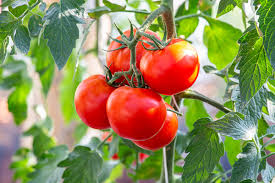
#> input picture PAI LAB TASK5/Tomatoes.jpg, 275 x 183 px
$ jupyter execute Grayscaling.ipynb
#> lines starting #> are read from the running program, lines starting #| are printed output that depends on the picture
[cell 1]
import cv2

image = cv2.imread('Tomatoes.jpg')
#> image is the input picture: shape (183, 275, 3); mean B, G, R 89.5, 139.3, 144.8

gray_image = cv2.cvtColor(image, cv2.COLOR_BGR2GRAY)
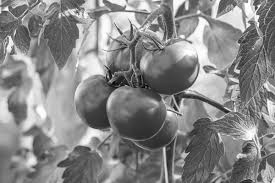
#> gray_image: shape (183, 275); min 1, max 255, mean 135.3

cv2.imshow('Grayscale', gray_image)
cv2.waitKey(0)
cv2.destroyAllWindows()

[cell 2]
import cv2

img = cv2.imread('Tomatoes.jpg', 0)
#> img: shape (183, 275); min 0, max 255, mean 135.2

cv2.imshow('Tomatoes.jpg', img)
cv2.waitKey(0)
cv2.destroyAllWindows()

[cell 3]
import cv2

img_weighted = cv2.imread('Tomatoes.jpg')
rows, cols = img_weighted.shape[:2]
#> rows = 183; cols = 275

for i in range(rows):
    for j in range(cols):
        gray = 0.2989 * img_weighted[i, j][2] + 0.5870 * img_weighted[i, j][1] + 0.1140 * img_weighted[i, j][0]
        img_weighted[i, j] = [gray, gray, gray]

cv2.imshow('Grayscale Image (Weighted)', img_weighted)
cv2.waitKey(0)
cv2.destroyAllWindows()

[cell 4]
import cv2

img = cv2.imread('Tomatoes.jpg')
rows, cols = img.shape[:2]

for i in range(rows):
    for j in range(cols):
        gray = (img[i, j, 0] + img[i, j, 1] + img[i, j, 2]) / 3
        img[i, j] = [gray, gray, gray]
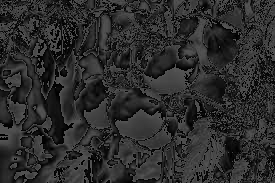
#> img: shape (183, 275, 3); min 0, max 85, mean 44.3

cv2.imshow('Grayscale Image (Average)', img)
cv2.waitKey(0)
cv2.destroyAllWindows()

$ run again, with PAI LAB TASK5/cats_dogs.jpg copied over PAI LAB TASK5/Tomatoes.jpg
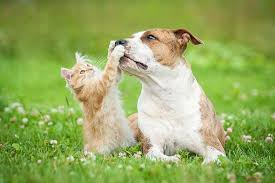
#> input picture PAI LAB TASK5/cats_dogs.jpg, 275 x 183 px
#> image is the input picture: shape (183, 275, 3); mean B, G, R 96.1, 169.7, 149.9
#> `gray_image = cv2.cvtColor(image, cv2.COLOR_BGR2GRAY)`:
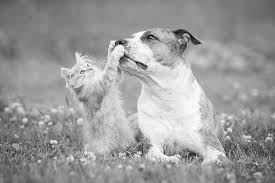
#> gray_image: shape (183, 275); min 2, max 255, mean 155.4
#> after the loop `for i in range(rows):`:
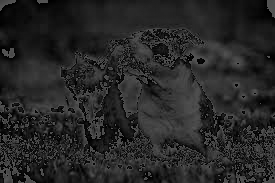
#> img: shape (183, 275, 3); min 0, max 85, mean 38.7

$ run again, with PAI LAB TASK5/dog.jpg copied over PAI LAB TASK5/Tomatoes.jpg
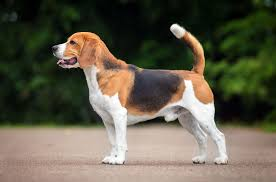
#> input picture PAI LAB TASK5/dog.jpg, 276 x 182 px
#> image is the input picture: shape (182, 276, 3); mean B, G, R 75.6, 92.5, 97.4
#> `gray_image = cv2.cvtColor(image, cv2.COLOR_BGR2GRAY)`:
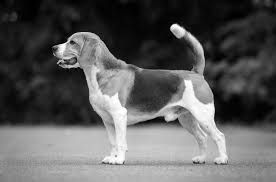
#> gray_image: shape (182, 276); min 0, max 255, mean 92.1
#> after the loop `for i in range(rows):`:
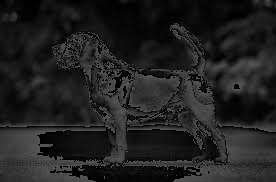
#> img: shape (182, 276, 3); min 0, max 85, mean 32.3
